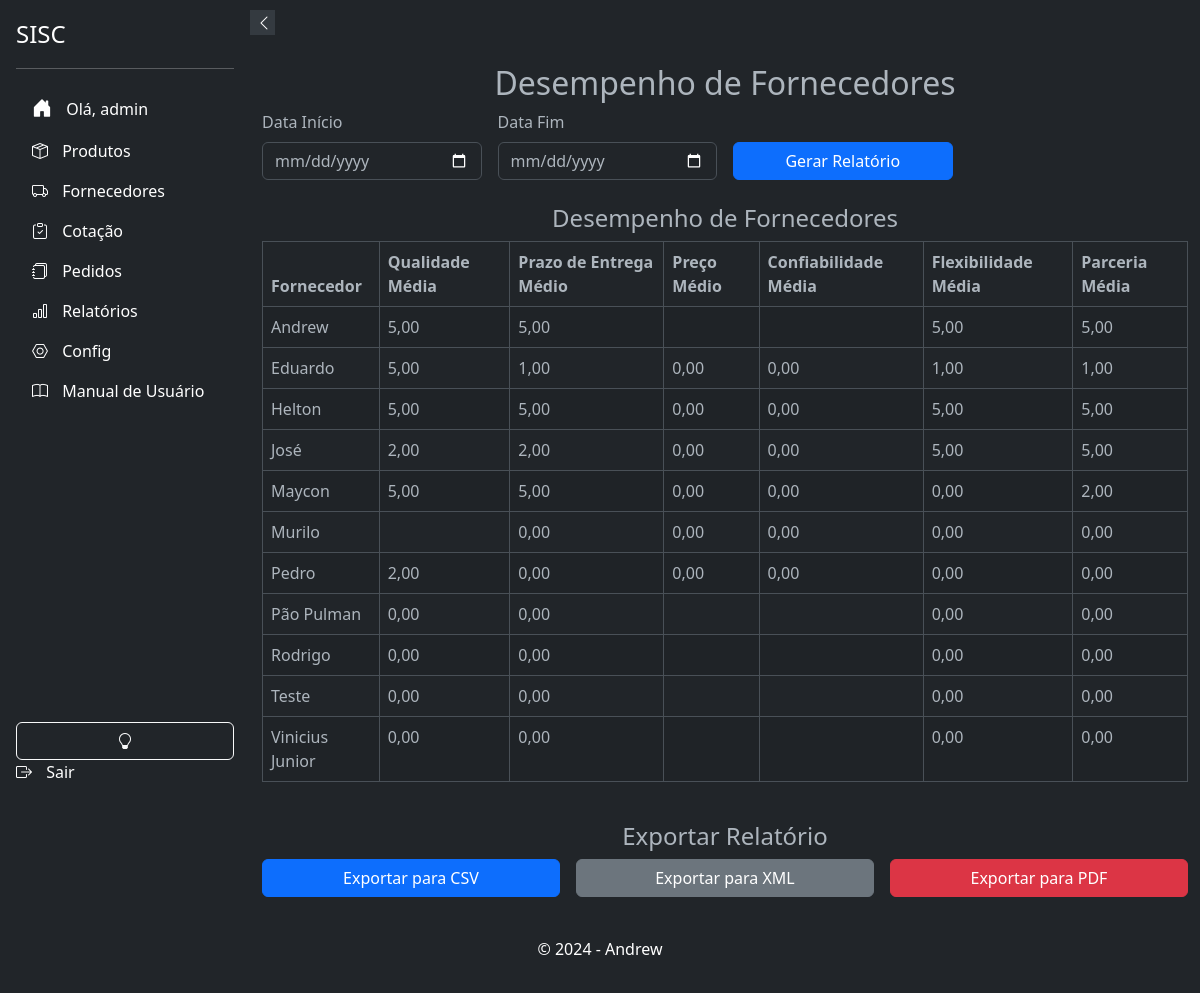
Page /relatorios/desempenho-fornecedores/ (signed in) on the earlier database version.
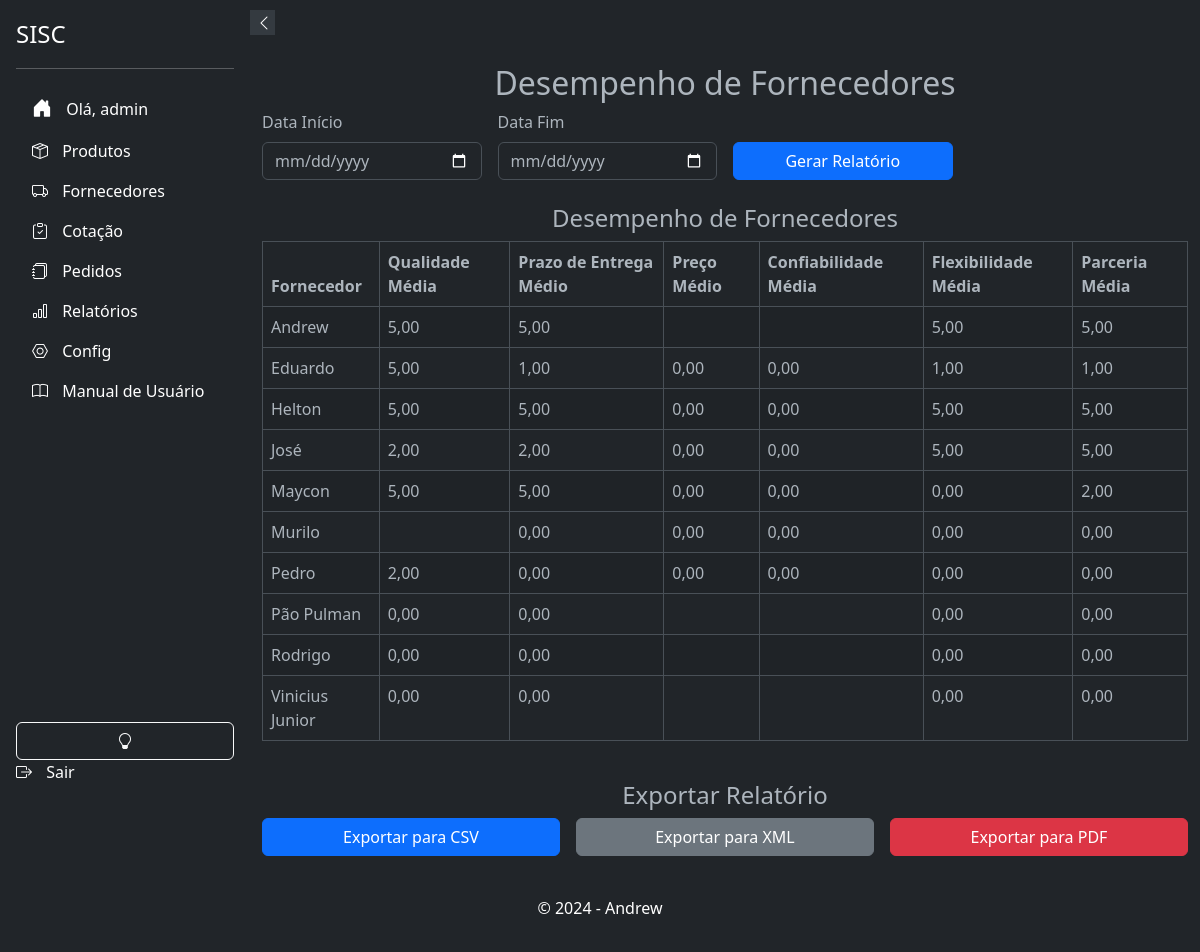
Same page on the later database version.
### suppliers/models.py (models this page shows, shortened)
class Supplier(models.Model):
    user = models.ForeignKey(settings.AUTH_USER_MODEL, on_delete=models.CASCADE, blank=True, null=True)
    name = models.CharField(max_length=255)
    email = models.EmailField(unique=True)
    phone_regex = RegexValidator(regex=r'^\+?\d{10,15}$', message="Número de telefone no formato: '+999999999'. Até 15 dígitos.", )
    phone = models.CharField(validators=[phone_regex], max_length=17, blank=True)
    company = models.CharField(max_length=255, null=True, blank=True)
    cnpj = models.CharField(max_length=18, unique=True, validators=[validate_cnpj], null=True, blank=True)
    active = models.BooleanField(default=True, verbose_name="Ativo")
    address_line_1 = models.CharField("Endereço", max_length=255, null=True, blank=True)
    address_line_2 = models.CharField("Complemento", max_length=255, null=True, blank=True)
    city = models.CharField("Cidade", max_length=100, null=True, blank=True)
    state = models.CharField("Estado", max_length=50, null=True, blank=True)
    zip_code = models.CharField("CEP", max_length=10, null=True, blank=True)
    minimum_order_value = models.DecimalField("Valor Mínimo para Pedido", max_digits=10, decimal_places=3, validators=[MinValueValidator(0)], null=True, blank=True)
    order_response_deadline = models.TimeField("Prazo de Resposta para Pedidos", null=True, blank=True)
    departments = models.ManyToManyField('products.Departamento', related_name='suppliers', blank=True)
    categories = models.ManyToManyField(Category, blank=True, verbose_name="Categorias")
    subcategories = models.ManyToManyField(Subcategory, blank=True, verbose_name="Subcategorias")
    brands = models.ManyToManyField(Brand,  blank=True, verbose_name="Marcas")
    created_at = models.DateTimeField(auto_now_add=False, default=datetime.datetime.now, null=True, blank=True)
    updated_at = models.DateTimeField(auto_now=True, verbose_name="Atualizado em")
    deleted = models.BooleanField(default=False)
    holiday_cover_name = models.CharField("Nome do Fornecedor de Férias", max_length=255, null=True, blank=True)
    holiday_cover_email = models.EmailField("Email do Fornecedor de Férias", null=True, blank=True)
    holiday_cover_phone = models.CharField("Telefone do Fornecedor de Férias", validators=[phone_regex], max_length=17, blank=True, null=True)
    observation = models.TextField("Observação", null=True, blank=True)
    delivery_days = models.CharField("Dias de Entrega", max_length=100, blank=True, null=True)
    quality_rating = models.IntegerField(default=0, blank=True, null=True)
    delivery_time_rating = models.IntegerField(default=0, blank=True, null=True)
    price_rating = models.IntegerField(default=0, blank=True, null=True)
    reliability_rating = models.IntegerField(default=0, blank=True, null=True)
    flexibility_rating = models.IntegerField(default=0, blank=True, null=True)
    partnership_rating = models.IntegerField(default=0, blank=True, null=True)
    comments = models.TextField("Comentários", max_length=100, blank=True, null=True)
    billing_deadline_choices = [
        ('1-2', '1 a 2 dias úteis'),
        ('3-5', '3 a 5 dias úteis'),
        ('6-10', '6 a 10 dias úteis'),
        ('11-15', '11 a 15 dias úteis'),
        ('15+', 'Mais de 15 dias úteis'),
        ('negotiable', 'A combinar')
    ]
    billing_deadline = models.CharField(max_length=20, choices=billing_deadline_choices, default='1-2', verbose_name="Prazo de Faturamento")
    specific_billing_deadline = models.CharField(max_length=50, blank=True, null=True, verbose_name="Prazo Específico de Faturamento")
    class Meta:
        ordering = ['name']

### relatorios/views.py (the view, shortened to what this page needs)
# urls.py: path('desempenho-fornecedores/', DesempenhoFornecedoresView.as_view(), name='desempenho_fornecedores'),
@method_decorator(login_required(login_url=''), name='dispatch')
class DesempenhoFornecedoresView(TemplateView):
    template_name = 'relatorios/desempenho_fornecedores.html'
    def get(self, request):
        data_inicio = request.GET.get('data_inicio')
        data_fim = request.GET.get('data_fim')
        if data_inicio and data_fim:
            fornecedores = Supplier.objects.filter(created_at__gte=data_inicio, updated_at__lte=data_fim)
        else:
            fornecedores = Supplier.objects.all()
        desempenho_fornecedores = fornecedores.annotate(
            qualidade_media=Avg('quality_rating'),
            prazo_entrega_medio=Avg('delivery_time_rating'),
            preco_medio=Avg('price_rating'),
            confiabilidade_media=Avg('reliability_rating'),
            flexibilidade_media=Avg('flexibility_rating'),
            parceria_media=Avg('partnership_rating')
        ).order_by('name')
        context = {
            'desempenho_fornecedores': desempenho_fornecedores,
        }
        return render(request, self.template_name, context)

### relatorios/templates/relatorios/desempenho_fornecedores.html (shortened to what this page needs)
{% extends 'base.html' %}
{% block content %}
<div class="container my-4">
    <h2 class="text-center">Desempenho de Fornecedores</h2>
    <form method="get" class="row g-3">
        <div class="col-md-3">
            <label for="data_inicio" class="form-label">Data Início</label>
            <input type="date" id="data_inicio" name="data_inicio" class="form-control" required>
        </div>
        <div class="col-md-3">
            <label for="data_fim" class="form-label">Data Fim</label>
            <input type="date" id="data_fim" name="data_fim" class="form-control" required>
        </div>
        <div class="col-md-3 d-flex align-items-end">
            <button type="submit" class="btn btn-primary w-100">Gerar Relatório</button>
        </div>
    </form>
    <div class="row mt-4">
        <div class="col-md-12">
            <h4 class="text-center">Desempenho de Fornecedores</h4>
            <table class="table table-striped table-bordered">
                <thead>
                    <tr>
                        <th>Fornecedor</th>
                        <th>Qualidade Média</th>
                        <th>Prazo de Entrega Médio</th>
                        <th>Preço Médio</th>
                        <th>Confiabilidade Média</th>
                        <th>Flexibilidade Média</th>
                        <th>Parceria Média</th>
                    </tr>
                </thead>
                <tbody>
                    {% for fornecedor in desempenho_fornecedores %}
                    <tr>
                        <td>{{ fornecedor.name }}</td>
                        <td>{{ fornecedor.qualidade_media|floatformat:2 }}</td>
                        <td>{{ fornecedor.prazo_entrega_medio|floatformat:2 }}</td>
                        <td>{{ fornecedor.preco_medio|floatformat:2 }}</td>
                        <td>{{ fornecedor.confiabilidade_media|floatformat:2 }}</td>
                        <td>{{ fornecedor.flexibilidade_media|floatformat:2 }}</td>
                        <td>{{ fornecedor.parceria_media|floatformat:2 }}</td>
                    </tr>
                    {% endfor %}
                </tbody>
            </table>
        </div>
    </div>
    <div class="row mt-4">
        <div class="col-md-12">
            <h4 class="text-center">Exportar Relatório</h4>
            <form method="post" class="row g-3">
                <div class="col-md-4">
                    <button type="submit" name="formato" value="csv" class="btn btn-primary w-100">Exportar para CSV</button>
                </div>
                <div class="col-md-4">
                    <button type="submit" name="formato" value="xml" class="btn btn-secondary w-100">Exportar para XML</button>
                </div>
                <div class="col-md-4">
                    <button type="submit" name="formato" value="pdf" class="btn btn-danger w-100">Exportar para PDF</button>
                </div>
            </form>
        </div>
    </div>
</div>
{% endblock %}

Differences in the rows shown:
removed Supplier: name "Teste", qualidade_media "0,00", prazo_entrega_medio "0,00", flexibilidade_media "0,00", parceria_media "0,00"
